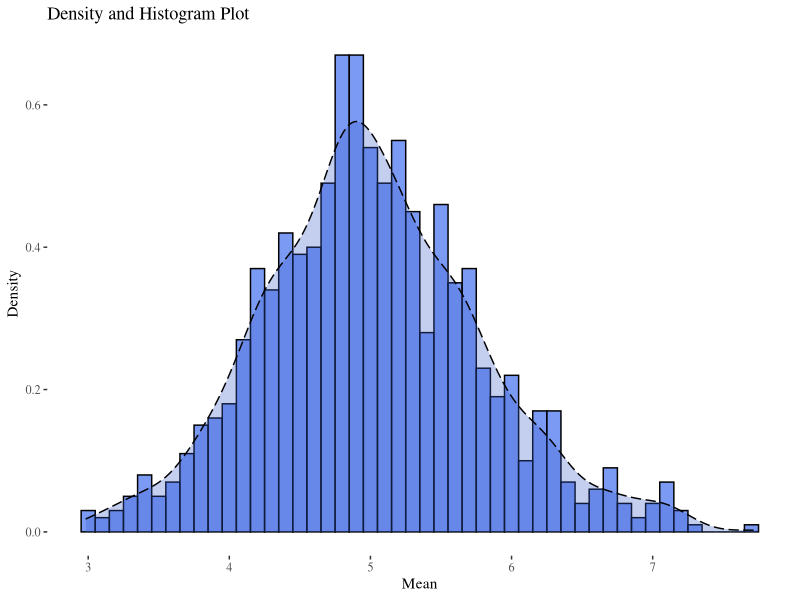

Generate this figure with R:
## ---- chunk 1
set.seed(101)
exp <- NULL
for (i in 1:1000) exp <- c(exp, mean(rexp(40, 0.2)))
head(exp)
## ---- chunk 2
# Empirical Mean
mean(exp)

# Theoretical Mean
1/0.2

# Difference in Means
abs(mean(exp)-1/0.2)
## ---- chunk 3
# Empirical Variance
var(exp)

# Theoretical Variance
(0.2 * sqrt(40))^-2

# Difference in Variances
abs(var(exp) - (0.2 * sqrt(40))^-2)
## ---- chunk 4
library(ggplot2) 
library(ggthemes)
g <- ggplot(data.frame(x = exp), aes(x=x)) + theme_tufte()

g + geom_histogram(aes(y = ..density..), fill = 'royalblue2', color='black',
                   alpha = 0.7, binwidth = .1) + 
    geom_density(aes(y=..density..), fill='royalblue3', alpha=0.3, linetype = 5) + 
    stat_function(fun = 'dnorm', args=list(mean=1/0.2, sd = (0.2 * sqrt(40))^-2)) +
    xlab('Mean') + ylab('Density') + ggtitle('Density and Histogram Plot')
